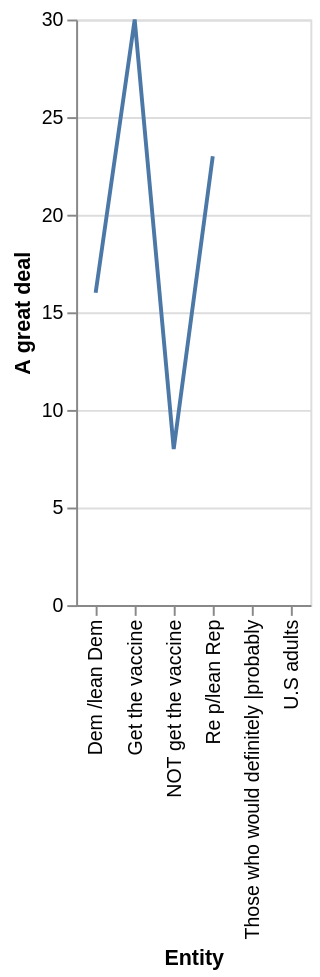

This figure's Vega-Lite source:
### Vega-Lite specification from a JSON file in a GitHub repository (floating-point values rounded to 4 significant figures)
{"$schema": "https://vega.github.io/schema/vega-lite/v5.json", "description": "Line chart auto-generated from CSV", "data": {"values": [{"Entity": "NOT get the vaccine", "A great deal": "8.0", "A fair amount": "37", "Not too much/ None at all": "55"}, {"Entity": "Get the vaccine", "A great deal": "30.0", "A fair amount": "54", "Not too much/ None at all": "16"}, {"Entity": "Those who would definitely |probably", "A great deal": "nan", "A fair amount": "0", "Not too much/ None at all": "0"}, {"Entity": "Dem /lean Dem", "A great deal": "16.0", "A fair amount": "50", "Not too much/ None at all": "34"}, {"Entity": "Re p/lean Rep", "A great deal": "23.0", "A fair amount": "41", "Not too much/ None at all": "36"}, {"Entity": "U.S adults", "A great deal": "19.0", "A fair amount": "45", "Not too much/ None at all": "35"}]}, "mark": "line", "encoding": {"x": {"field": "Entity", "type": "ordinal"}, "y": {"field": "A great deal", "type": "quantitative"}}}
